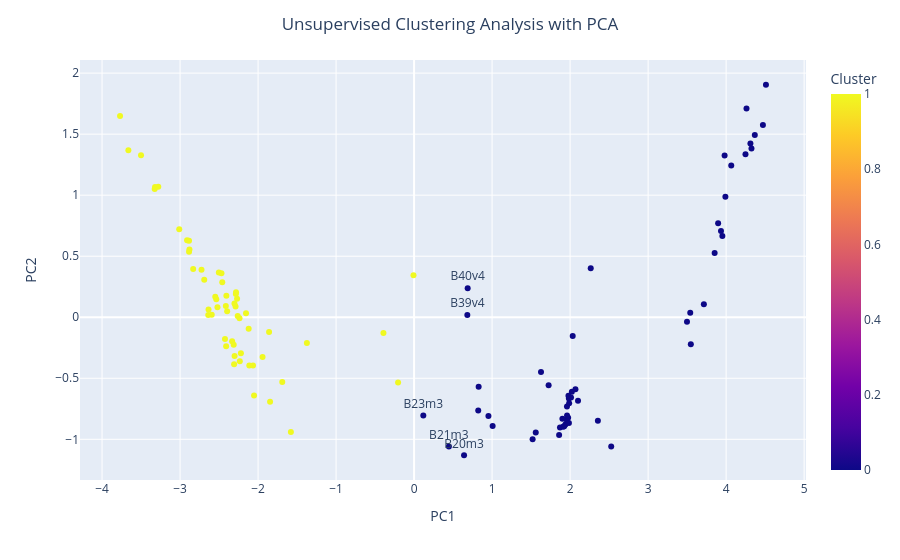

Notebook source saved alongside this figure:
### Code cell
# A list will be constructed to only label some elements.
indices_a_etiquetar = [19, 20, 22, 38, 39]

# Visualization with Plotly incorporating facies names.
fig = px.scatter(df_2k, x='PC1', y='PC2', color='Cluster', text='Sample')

# Labels are assigned only to specific points, leaving the rest unlabeled.
fig.update_traces(textposition='top center')
fig.data[0].text = [facies if i in indices_a_etiquetar else None for i, facies in enumerate(df_2k['Sample'])]

fig.update_layout(title={'text': 'Unsupervised Clustering Analysis with PCA', 'x': 0.5}) 
fig.show()

### Figure 1 — Plotly figure (JSON) as saved in the notebook; plotly's stock layout.template omitted (floating-point values rounded to 4 significant figures)
{"data": [{"hovertemplate": "PC1=%{x}<br>PC2=%{y}<br>Sample=%{text}<br>Cluster=%{marker.color}<extra></extra>", "legendgroup": "", "marker": {"color": [1, 1, 1, 1, 1, 1, 1, 1, 1, 1, 1, 1, 1, 1, 1, 1, 1, 1, 1, 0, 0, 0, 0, 0, 1, 1, 1, 0, 1, 1, 1, 1, 1, 1, 1, 1, 1, 1, 0, 0, 1, 0, 0, 0, 0, 0, 0, 0, 0, 0, 0, 0, 0, 0, 0, 0, 0, 0, 0, 0, 0, 0, 0, 0, 0, 0, 0, 0, 0, 0, 0, 0, 0, 0, 0, 0, 0, 0, 0, 0, 0, 0, 0, 0, 0, 0, 1, 1, 1, 1, 1, 1, 1, 1, 1, 1, 1, 1, 1, 1, 1, 1, 1, 1, 1, 1, 1, 1], "coloraxis": "coloraxis", "symbol": "circle"}, "mode": "markers+text", "name": "", "orientation": "v", "showlegend": false, "text": [null, null, null, null, null, null, null, null, null, null, null, null, null, null, null, null, null, null, null, "B20m3", "B21m3", null, "B23m3", null, null, null, null, null, null, null, null, null, null, null, null, null, null, null, "B39v4", "B40v4", null, null, null, null, null, null, null, null, null, null, null, null, null, null, null, null, null, null, null, null, null, null, null, null, null, null, null, null, null, null, null, null, null, null, null, null, null, null, null, null, null, null, null, null, null, null, null, null, null, null, null, null, null, null, null, null, null, null, null, null, null, null, null, null, null, null, null, null], "textposition": "top center", "type": "scatter", "x": [-2.459, -1.859, -1.374, -2.503, -2.289, -2.155, -2.269, -2.121, -2.238, -2.285, -2.88, -2.469, -2.885, -2.283, -2.885, -2.549, -2.725, -2.91, -3.011, 0.6405, 0.4461, 1.519, 0.1181, 2.356, -0.2051, -0.3929, -2.413, 2.527, -2.406, -1.943, -2.261, -2.303, -3.32, -3.663, -3.325, -3.769, -3.5, -3.279, 0.6827, 0.6869, -0.007706, 1.724, 1.007, 1.559, 0.9531, 0.8223, 1.627, 0.8277, 2.034, 2.264, 4.311, 3.952, 4.066, 4.325, 3.548, 3.934, 4.261, 3.898, 3.54, 3.853, 4.248, 4.472, 3.981, 4.368, 4.511, 3.991, 3.499, 3.715, 1.859, 1.94, 1.984, 2.068, 1.96, 1.911, 1.87, 2.023, 1.979, 1.925, 1.988, 2.012, 2.101, 1.975, 1.957, 1.985, 1.901, 1.961, -1.846, -2.41, -1.579, -2.065, -2.635, -2.639, -2.307, -2.301, -2.424, -2.333, -1.69, -2.112, -2.397, -2.832, -2.69, -2.536, -2.051, -2.521, -2.594, -2.312, -2.234, -2.22], "xaxis": "x", "y": [0.2864, -0.121, -0.211, 0.3669, 0.08758, 0.03326, 0.152, -0.095, -0.008477, 0.1912, 0.5542, 0.361, 0.6274, 0.2049, 0.5362, 0.1675, 0.3891, 0.6311, 0.7219, -1.131, -1.059, -0.9996, -0.8056, -0.8476, -0.5348, -0.1282, 0.09132, -1.059, 0.1754, -0.3259, 0.009565, 0.1128, 1.067, 1.368, 1.051, 1.648, 1.326, 1.069, 0.01794, 0.2377, 0.3444, -0.5572, -0.8907, -0.9438, -0.8099, -0.7629, -0.449, -0.5693, -0.1541, 0.4021, 1.424, 0.6658, 1.243, 1.381, -0.2208, 0.7065, 1.71, 0.7702, 0.0369, 0.5262, 1.334, 1.576, 1.324, 1.493, 1.905, 0.9874, -0.03598, 0.106, -0.9636, -0.8788, -0.6648, -0.5893, -0.7318, -0.8975, -0.9032, -0.6101, -0.6431, -0.8924, -0.7043, -0.6581, -0.685, -0.8228, -0.8411, -0.8656, -0.832, -0.8056, -0.6915, -0.2378, -0.9391, -0.396, 0.06308, 0.01875, -0.385, -0.3178, -0.1792, -0.1956, -0.5314, -0.395, 0.04883, 0.3944, 0.3076, 0.1466, -0.6419, 0.08151, 0.02125, -0.226, -0.3613, -0.2958], "yaxis": "y"}], "layout": {"autosize": true, "coloraxis": {"colorbar": {"title": {"text": "Cluster"}}, "colorscale": [[0, "#0d0887"], [0.1111, "#46039f"], [0.2222, "#7201a8"], [0.3333, "#9c179e"], [0.4444, "#bd3786"], [0.5556, "#d8576b"], [0.6667, "#ed7953"], [0.7778, "#fb9f3a"], [0.8889, "#fdca26"], [1, "#f0f921"]]}, "legend": {"tracegroupgap": 0}, "margin": {"t": 60}, "title": {"text": "Unsupervised Clustering Analysis with PCA", "x": 0.5}, "xaxis": {"anchor": "y", "autorange": true, "domain": [0, 1], "range": [-4.271, 5.013], "title": {"text": "PC1"}, "type": "linear"}, "yaxis": {"anchor": "x", "autorange": true, "domain": [0, 1], "range": [-1.366, 2.14], "title": {"text": "PC2"}, "type": "linear"}}}
